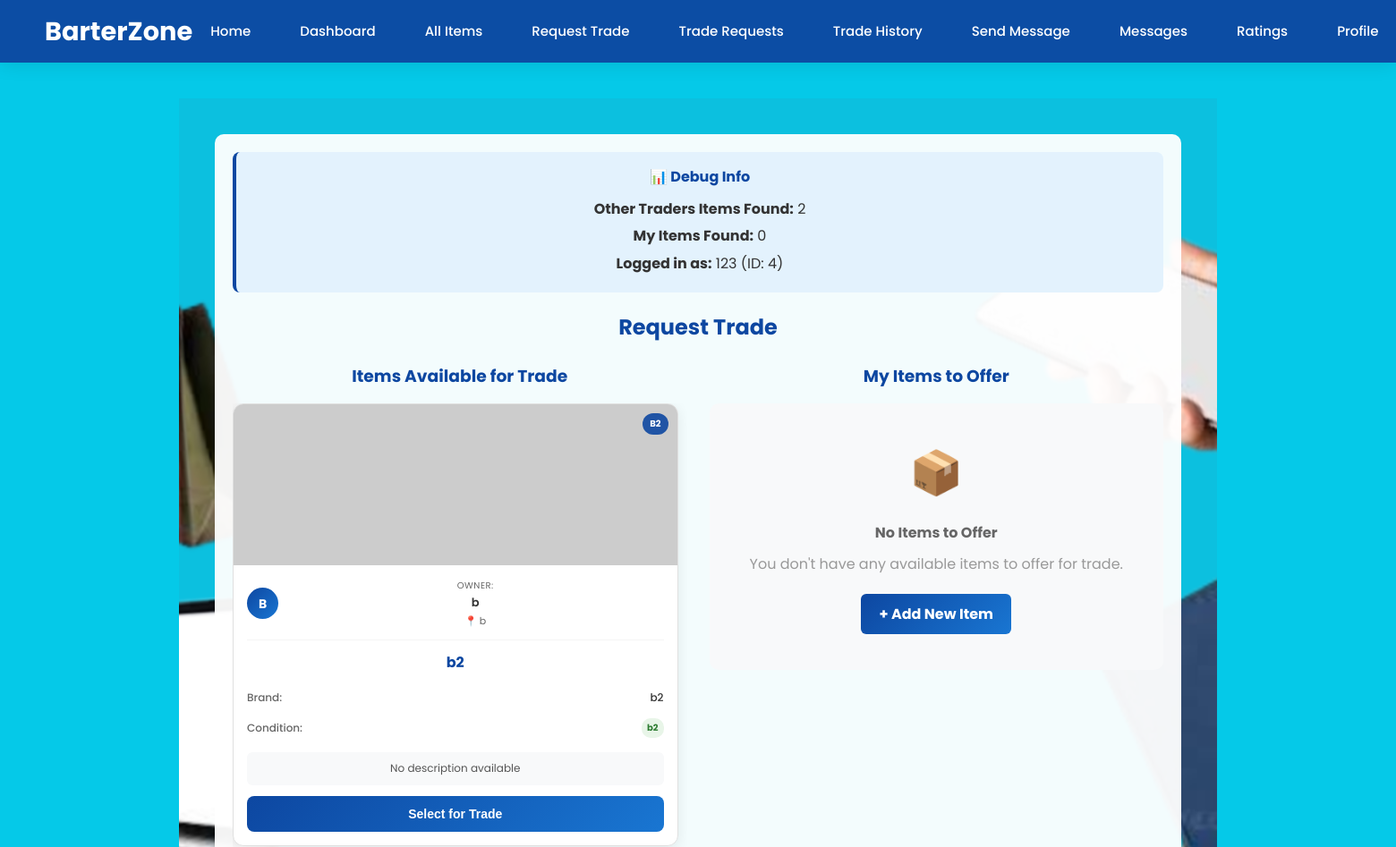
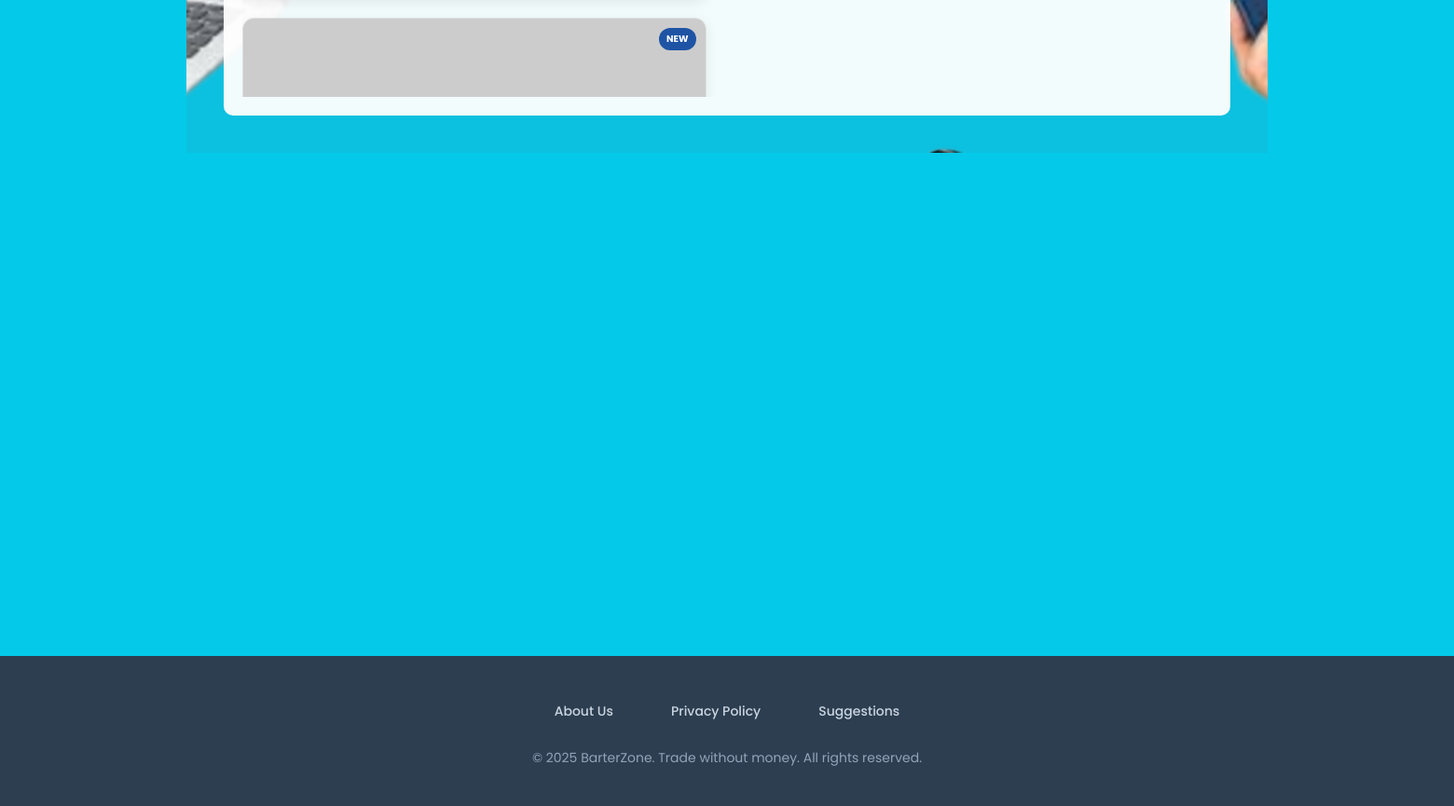
The app's page /request_trade (signed in) with its own data (2 pictures, top to bottom).
### tables this page shows
CREATE TABLE items (
            items_id INTEGER PRIMARY KEY AUTOINCREMENT,
            user_id INTEGER,
            item_Name TEXT NOT NULL,
            item_Brand TEXT,
            item_Condition TEXT,
            item_DateBought TEXT,
            item_DateOffered TEXT,
            item_Description TEXT,
            item_image TEXT,
            item_available BOOLEAN DEFAULT 1,
            created_at TIMESTAMP DEFAULT CURRENT_TIMESTAMP,
            FOREIGN KEY (user_id) REFERENCES users (id)
        );

CREATE TABLE users (
            id INTEGER PRIMARY KEY AUTOINCREMENT,
            username TEXT UNIQUE NOT NULL,
            email TEXT,
            password TEXT NOT NULL,
            birthdate TEXT,
            location TEXT,
            full_name TEXT,
            contact TEXT,
            created_at TIMESTAMP DEFAULT CURRENT_TIMESTAMP
        , is_admin BOOLEAN DEFAULT 0);

### app.py (the view, shortened to what this page needs)
@app.route('/request_trade', methods=['GET', 'POST'])
def request_trade():
    if 'user_id' not in session:
        flash('Please login first.', 'warning')
        return redirect(url_for('login'))
    if is_admin_user():
        flash('Administrators cannot participate in trades.', 'error')
        return redirect(url_for('dashboard'))
    user_id = session['user_id']
    with sqlite3.connect(DB_NAME) as conn:
        conn.row_factory = sqlite3.Row
        other_items = conn.execute("""
            SELECT i.*, u.username, u.full_name, u.location, u.contact
            FROM items i
            JOIN users u ON i.user_id = u.id
            WHERE i.user_id != ?
            AND i.item_available = 1
            AND i.items_id NOT IN (
                SELECT offer_item_id FROM trades WHERE trade_status IN ('pending', 'accepted', 'completed')
                UNION
                SELECT target_item_id FROM trades WHERE trade_status IN ('pending', 'accepted', 'completed')
            )
            ORDER BY u.username ASC
        """, (user_id,)).fetchall()
        my_items = conn.execute("""
            SELECT * FROM items
            WHERE user_id = ?
            AND item_available = 1
            AND items_id NOT IN (
                SELECT offer_item_id FROM trades WHERE trade_status IN ('pending', 'accepted', 'completed')
                UNION
                SELECT target_item_id FROM trades WHERE trade_status IN ('pending', 'accepted', 'completed')
            )
        """, (user_id,)).fetchall()
    return render_template('request_trade.html',
                           other_items=other_items,
                           my_items=my_items,
                           mode='request_trade')

### app.py (called while the page is built)
def is_admin_user():
    if 'user_id' not in session:
        return False
    with sqlite3.connect(DB_NAME) as conn:
        conn.row_factory = sqlite3.Row
        admin = conn.execute(
            "SELECT * FROM admin_table WHERE user_id = ? AND is_active = 1",
            (session['user_id'],)
        ).fetchone()
        return admin is not None

### templates/request_trade.html (shortened to what this page needs)
{% extends "base.html" %}
{% block content %}
<section class="hero-section">
  <div class="overlay" style="background: rgba(255,255,255,0.95); color:#333; max-width: 1400px; width:100%; padding:20px; border-radius:10px;">
    <div style="background: #e3f2fd; padding: 15px; border-radius: 8px; margin-bottom: 20px; border-left: 4px solid #0d47a1;">
        <h4 style="color:#0d47a1; margin:0 0 10px 0;">📊 Debug Info</h4>
        <p style="margin:5px 0;"><strong>Other Traders Items Found:</strong> {{ other_items|length }}</p>
        <p style="margin:5px 0;"><strong>My Items Found:</strong> {{ my_items|length }}</p>
        <p style="margin:5px 0;"><strong>Logged in as:</strong> {{ session.username }} (ID: {{ session.user_id }})</p>
    </div>
    <h2 style="color:#0d47a1; margin-bottom:20px; text-align: center;">Request Trade</h2>
    <div style="display: flex; gap: 25px; flex-wrap: wrap;">
      <div style="flex: 1; min-width: 400px;">
        <h3 style="color:#0d47a1; margin-bottom:15px;">Items Available for Trade</h3>
        {% if other_items %}
        <div style="max-height: 600px; overflow-y: auto; padding-right: 10px;">
          {% for item in other_items %}
          <div class="trade-item-card" id="target-{{ item['items_id'] }}" style="background: white; border-radius: 12px; box-shadow: 0 4px 15px rgba(0,0,0,0.08); margin-bottom: 20px; overflow: hidden; border: 1px solid #e0e0e0;">
            <div class="item-image" style="position: relative; height: 180px; overflow: hidden; background: #f8f9fa;">
              {% if item['item_image'] %}
              <img src="{{ item['item_image'] }}" alt="{{ item['item_Name'] }}" style="width: 100%; height: 100%; object-fit: cover;" onerror="this.src='https://via.placeholder.com/300x200/0d47a1/ffffff?text=No+Image'">
              {% else %}
              <img src="https://via.placeholder.com/300x200/0d47a1/ffffff?text=No+Image" alt="{{ item['item_Name'] }}" style="width: 100%; height: 100%; object-fit: cover;">
              {% endif %}
              <div class="item-condition" style="position: absolute; top: 10px; right: 10px; background: rgba(13, 71, 161, 0.9); color: white; padding: 4px 8px; border-radius: 12px; font-size: 10px; font-weight: bold; text-transform: uppercase;">
                {{ item['item_Condition'] or 'Good' }}
              </div>
            </div>
            <div class="item-details" style="padding: 15px;">
              <div class="owner-info" style="display: flex; align-items: center; gap: 10px; margin-bottom: 12px; padding-bottom: 12px; border-bottom: 1px solid #f5f5f5;">
                <div class="owner-avatar" style="width: 35px; height: 35px; background: linear-gradient(135deg, #0d47a1 0%, #1976d2 100%); color: white; border-radius: 50%; display: flex; align-items: center; justify-content: center; font-weight: bold; font-size: 14px;">
                  {{ (item['full_name'] or item['username'])|first|upper }}
                </div>
                <div class="owner-details" style="flex: 1;">
                  <span class="owner-label" style="display: block; font-size: 10px; color: #666; text-transform: uppercase; letter-spacing: 0.5px; margin-bottom: 1px;">Owner:</span>
                  <strong class="owner-name" style="display: block; font-size: 13px; color: #333; font-weight: 600; margin-bottom: 1px;">{{ item['full_name'] or item['username'] }}</strong>
                  {% if item['location'] %}
                  <span class="owner-location" style="display: block; font-size: 11px; color: #666;">📍 {{ item['location'] }}</span>
                  {% endif %}
                </div>
              </div>
              <h4 class="item-title" style="font-size: 16px; font-weight: bold; color: #0d47a1; margin: 0 0 12px 0;">{{ item['item_Name'] }}</h4>
              <div class="item-specs" style="margin-bottom: 12px;">
                <div class="spec-row" style="display: flex; justify-content: space-between; align-items: center; margin-bottom: 6px; padding: 4px 0;">
                  <span class="spec-label" style="font-size: 12px; color: #666; font-weight: 500;">Brand:</span>
                  <span class="spec-value" style="font-size: 12px; color: #333; font-weight: 500;">{{ item['item_Brand'] or 'Not specified' }}</span>
                </div>
                <div class="spec-row" style="display: flex; justify-content: space-between; align-items: center; margin-bottom: 6px; padding: 4px 0;">
                  <span class="spec-label" style="font-size: 12px; color: #666; font-weight: 500;">Condition:</span>
                  <span class="spec-value condition-badge" style="font-size: 12px; color: #333; font-weight: 500; background: #e8f5e8; color: #2e7d32; padding: 3px 6px; border-radius: 10px; font-size: 10px; font-weight: bold;">{{ item['item_Condition'] or 'Good' }}</span>
                </div>
              </div>
              <div class="description-section" style="margin-bottom: 12px; padding: 10px; background: #f8f9fa; border-radius: 6px;">
                <p class="item-description" style="color: #555; font-size: 12px; line-height: 1.4; margin: 0; display: -webkit-box; -webkit-line-clamp: 2; -webkit-box-orient: vertical; overflow: hidden;">
                  {{ item['item_Description'] or 'No description available' }}
                </p>
              </div>
              <button onclick="selectTargetItem({{ item['items_id'] }}, '{{ item['item_Name']|replace("'", "&#39;") }}', '{{ item['item_image'] or '' }}')"
                      class="select-btn" data-item-id="{{ item['items_id'] }}"
                      style="width: 100%; padding: 12px; background: linear-gradient(135deg, #0d47a1 0%, #1976d2 100%); color: white; border: none; border-radius: 8px; font-size: 14px; font-weight: 600; cursor: pointer; transition: all 0.3s ease;">
                Select for Trade
              </button>
            </div>
          </div>
          {% endfor %}
        </div>
        {% endif %}
      </div>
      <div style="flex: 1; min-width: 400px;">
        <h3 style="color:#0d47a1; margin-bottom:15px;">My Items to Offer</h3>
        {% if my_items %}
        <div style="max-height: 600px; overflow-y: auto; padding-right: 10px;">
          {% for item in my_items %}
          <div class="trade-item-card" id="offer-{{ item['items_id'] }}" style="background: white; border-radius: 12px; box-shadow: 0 4px 15px rgba(0,0,0,0.08); margin-bottom: 20px; overflow: hidden; border: 1px solid #e0e0e0;">
            <div class="item-image" style="position: relative; height: 180px; overflow: hidden; background: #f8f9fa;">
              {% if item['item_image'] %}
              <img src="{{ item['item_image'] }}" alt="{{ item['item_Name'] }}" style="width: 100%; height: 100%; object-fit: cover;" onerror="this.src='https://via.placeholder.com/300x200/0d47a1/ffffff?text=No+Image'">
              {% else %}
              <img src="https://via.placeholder.com/300x200/0d47a1/ffffff?text=No+Image" alt="{{ item['item_Name'] }}" style="width: 100%; height: 100%; object-fit: cover;">
              {% endif %}
              {% if item['item_available'] == 0 %}
              <div class="item-unavailable" style="position: absolute; top: 10px; left: 10px; background: rgba(244, 67, 54, 0.95); color: white; padding: 4px 8px; border-radius: 12px; font-size: 10px; font-weight: bold; text-transform: uppercase; z-index: 10;">
                  ❌ Unavailable
              </div>
              {% endif %}
              <div class="item-condition" style="position: absolute; top: 10px; right: 10px; background: rgba(13, 71, 161, 0.9); color: white; padding: 4px 8px; border-radius: 12px; font-size: 10px; font-weight: bold; text-transform: uppercase;">
                {{ item['item_Condition'] or 'Good' }}
              </div>
            </div>
            <div class="item-details" style="padding: 15px;">
              <h4 class="item-title" style="font-size: 16px; font-weight: bold; color: #0d47a1; margin: 0 0 12px 0;">{{ item['item_Name'] }}</h4>
              <div class="item-specs" style="margin-bottom: 12px;">
                <div class="spec-row" style="display: flex; justify-content: space-between; align-items: center; margin-bottom: 6px; padding: 4px 0;">
                  <span class="spec-label" style="font-size: 12px; color: #666; font-weight: 500;">Brand:</span>
                  <span class="spec-value" style="font-size: 12px; color: #333; font-weight: 500;">{{ item['item_Brand'] or 'Not specified' }}</span>
                </div>
                <div class="spec-row" style="display: flex; justify-content: space-between; align-items: center; margin-bottom: 6px; padding: 4px 0;">
                  <span class="spec-label" style="font-size: 12px; color: #666; font-weight: 500;">Condition:</span>
                  <span class="spec-value condition-badge" style="font-size: 12px; color: #333; font-weight: 500; background: #e8f5e8; color: #2e7d32; padding: 3px 6px; border-radius: 10px; font-size: 10px; font-weight: bold;">{{ item['item_Condition'] or 'Good' }}</span>
                </div>
              </div>
              <div class="description-section" style="margin-bottom: 12px; padding: 10px; background: #f8f9fa; border-radius: 6px;">
                <p class="item-description" style="color: #555; font-size: 12px; line-height: 1.4; margin: 0; display: -webkit-box; -webkit-line-clamp: 2; -webkit-box-orient: vertical; overflow: hidden;">
                  {{ item['item_Description'] or 'No description available' }}
                </p>
              </div>
              <button onclick="selectOfferItem({{ item['items_id'] }}, '{{ item['item_Name']|replace("'", "&#39;") }}', '{{ item['item_image'] or '' }}')"
                      class="select-btn" data-item-id="{{ item['items_id'] }}"
                      style="width: 100%; padding: 12px; background: linear-gradient(135deg, #0d47a1 0%, #1976d2 100%); color: white; border: none; border-radius: 8px; font-size: 14px; font-weight: 600; cursor: pointer; transition: all 0.3s ease;">
                Offer This Item
              </button>
            </div>
          </div>
          {% endfor %}
        </div>
        {% else %}
        <div style="text-align: center; padding: 40px; background: #f8f9fa; border-radius: 10px;">
          <div style="font-size: 48px; margin-bottom: 15px;">📦</div>
          <h4 style="color:#666; margin-bottom:10px;">No Items to Offer</h4>
          <p style="color:#999; margin-bottom:20px;">
            You don't have any available items to offer for trade.
          </p>
          <a href="{{ url_for('add_item') }}" class="btn-primary" style="padding: 10px 20px; background: linear-gradient(135deg, #0d47a1 0%, #1976d2 100%); color: white; border: none; border-radius: 6px; text-decoration: none; font-weight: bold;">
            + Add New Item
          </a>
        </div>
        {% endif %}
      </div>
    </div>
  </div>
</section>
{% endblock %}

### static/style.css (style rules this page uses)
* { margin: 0; padding: 0; box-sizing: border-box; }
body { font-family: 'Poppins', sans-serif; color: #fff; display: flex; flex-direction: column; min-height: 100vh; }
.hero-section { background: url("/static/images/home.png") no-repeat center center/cover; flex: 1; display: flex; justify-content: center; align-items: center; padding: 40px; text-align: center; }
.overlay { background: rgba(0, 86, 99, 0.8); padding: 40px; border-radius: 10px; max-width: 500px; width: 100%; }
.btn-primary { background-color: #ff9800; color: white; border: none; border-radius: 10px; padding: 12px 20px; cursor: pointer; font-weight: bold; transition: opacity 0.3s; text-decoration: none; display: inline-block; }

### templates/base.html (style rules this page uses)
* { margin: 0; padding: 0; box-sizing: border-box; }
body { font-family: 'Poppins', sans-serif; background: #05C9E8; color: #1e293b; line-height: 1.6; min-height: 100vh; }

### records on screen
items: item_Condition "B2", full_name "b", location "b", item_Name "b2", item_Brand "b2", item_Condition "b2", item_Description "No description available"
users: full_name "B"
items: item_Condition "NEW"

### other values on screen
{{ other_items|length }} "2"
{{ my_items|length }} "0"
{{ session.username }} "123"
{{ session.user_id }} "4"
